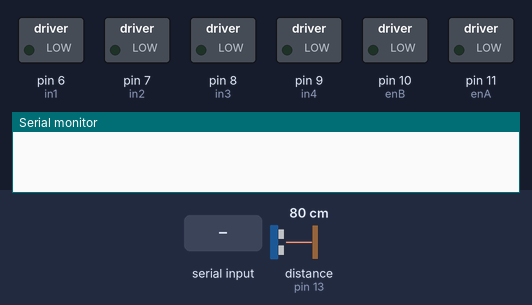
Simulated run of this sketch. Board: Arduino Uno, built with avr-gcc and run on an emulated ATmega328P. Shown: switched loads named in the sketch (green lamp = pin HIGH), the last lines printed to the serial monitor. Wiring (inferred from the names in the program): ultrasonic range finder: trigger pin 12; echo pin 13. Inputs (shaded band) come from the test bench; at power-on: distance to the obstacle (sensor on pin 13) 80 cm. The echo pulse lasts 58.3 µs per cm; pins used as bus, display or sensor lines are not drawn.

Above: at 0.01 s.
At 1.3 s:
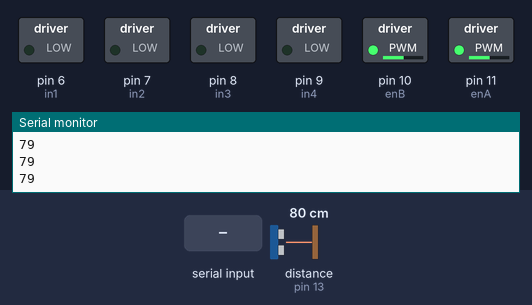
1.4 s: "1" received over the second serial link
Timing chart, 0 to 4.4 s (numbered marks = the images above; inputs shaded):
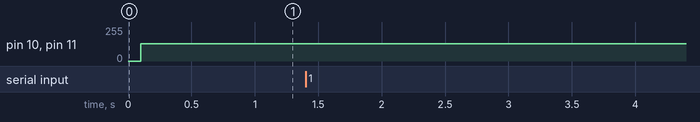

The sketch:

dkxeBlutooth__ml.ino
```cpp
#include <SoftwareSerial.h>
int bluetoothTx = 2; // định nghĩa chân 2 là chân truyền tín hiệu
int bluetoothRx = 3;// định nghĩa chân 3 là chân nhận tín hiệu
SoftwareSerial bluetooth(bluetoothTx, bluetoothRx);

/*-------------------------------------------------------------------*/

/*-------------------------------------------------------------------*/

//định nghĩa chân motor trái
#define enA 11
#define in1 6
#define in2 7

//định nghĩa chân  motor phai
#define enB 10
#define in3 8
#define in4 9

/*------------------------------------------------------------------*/
#define LENGTH 3
const int Trig = 12;     // chân trig của HC-05
const int Echo = 13;     // chân echo của HC-05
int f = 0;               //biến phục vụ việc lưu các biến khoảng cách để đem vào bộ lọc
int input[LENGTH] = {};  //hàm lưu các biến khoảng cách để đem vào bộ lọc
int Distance;           // biến lưu khoảng cách trước khi lọc
int output=1000;       //biến lưu khoảng cách sau khi lọc
/*------------------------------------------------------------------*/

char blue='S';// là vùng nhớ để so sánh kí tự trả về từ app.
char sos='y'; //kí tự báo có vật cản
const int spd=130; // giá trị băm xung( tay ga).
bool isForward = true; // biến trạng thái cho phép đi thẳng

/*----------------------------------------------------------------*/
unsigned long previousMillis_Buzz = 0;  // lưu trữ thời gian trước đó của hàm firstBuzz
unsigned long previousMillis_robot_android = 0; // lưu trữ thời gian trước đó của hàm robot_android

void setup() {
  bluetooth.begin(115200);
  bluetooth.print("$$$");
  delay(100);
  bluetooth.println("U,9600,N");
  bluetooth.begin(9600);
  Serial.begin(9600);

  pinMode(in1, OUTPUT);
  pinMode(in2, OUTPUT);
  pinMode(in3, OUTPUT);
  pinMode(in4, OUTPUT);

  pinMode(Trig, OUTPUT);  // chân trig sẽ phát tín hiệu
  pinMode(Echo, INPUT);   // chân echo sẽ nhận tín hiệu
}

/********************************************************************************/
/*********************************************************************************/
int Buzz() {
  unsigned long Duration; // biến đo thời gian
  //digitalWrite(firstTrig, 0);  // tắt chân trig
  //delayMicroseconds(2);
  digitalWrite(Trig, 1);  // phát xung từ chân trig
  delayMicroseconds(3);   // xung có độ dài 4 microSeconds
  digitalWrite(Trig, 0);  // tắt chân trig
  Duration = pulseIn(Echo, HIGH);
  Distance = int(Duration / 2 / 29.412);
  return Distance;
}

int MA_filter(int input[]) {  //lọc tín hiệu nhiễu
  int sum = 0;
  for (int i = 0; i <= LENGTH; i++) {
    sum = sum + input[i];
  }
  output = sum / LENGTH;
  return output;
}

void readSensor(){
  for (int i = 0; i <= LENGTH; i++) {
    Buzz();
    input[f] = Distance;
    f++;
    delay(4);
  }
  MA_filter(input);
  f = 0;
}


/*liên quan đế điều khiển xe*/
// dieu khien motor trai
void motor_left(int spd, byte dir)
{
   if (dir == 0) // motor trái quay tới
   {
     digitalWrite(in2, LOW);
     digitalWrite(in1, HIGH);
   }
   else if (dir == 1) // motor trái quay lùi
   {
     digitalWrite(in2, HIGH);
     digitalWrite(in1, LOW);
   }
   else if (dir == 2)// motor trái đứng yên
   {
    digitalWrite(in1, LOW);
    digitalWrite(in2,LOW);
    }
   analogWrite(enA, spd );// băm xung cho motor trái
}

// dieu khien motor phai
void motor_right(int spd, byte dir)
{
   if (dir == 0) // motor phải quay tới
   {
     digitalWrite(in4, LOW);
     digitalWrite(in3, HIGH);
   }
   else if (dir == 1)//motor phải quay lùi
   {
     digitalWrite(in4, HIGH);
     digitalWrite(in3, LOW);
   }
   else if (dir ==2)//motor phải dứng lùi
   {
    digitalWrite(in3, LOW);
    digitalWrite(in4, LOW);
    }
   analogWrite(enB, spd );
}

void forw () // chay thang
{
  //Serial.println("motor di thang");
    motor_right(spd-1.25 , 0);
    motor_left( spd , 0);
}

void back () // chay lui
{
  //Serial.println("motor di lui");
    motor_right(spd-1.25 , 1);
    motor_left( spd , 1);
}

void right () // quay phai
{
  //Serial.println("motor cua phai");
    motor_right(spd , 0);
    motor_left( spd , 2);

}
void left () // quay trai
{
  //Serial.println("motor cua trai");
    motor_left( spd , 0);
    motor_right( spd , 2);
}
void leftforw () // quay trai cham
{
  //Serial.println("motor cua trai cham");
    motor_left( spd-20 , 0);
    motor_right( spd , 0);
}
void rightforw () // quai phai cham
{
  //Serial.println("motor cua phai cham ");
    motor_left( spd , 0);
    motor_right( spd-20 , 0);
}
void rightback () // lui phai cham
{
  //Serial.println("motor lui phai cham ");
    motor_left( spd , 1);
    motor_right( spd-20 , 1);
}
void leftback () // lui trai cham
{
  //Serial.println("lui trai cham ");
    motor_left( spd-20 , 1);
    motor_right( spd , 1);
}
void tack()
{
  motor_left( spd , 2);
  motor_right( spd , 2);
}

void robot_android(){
  if ( bluetooth.available() )
  {
      blue =bluetooth.read();
      Serial.println("blue la   ");
      Serial.println(blue);
  }
  if(isForward==true){
    switch (blue){

      case ('S'):
      tack();
      break;
      case ('F'):
      forw();
      break;
      case ('B'):
      back();
      break;
      case ('L'):
      left();
      break;
      case ('R'):
      right();
      break;
      case ('H'):
      leftback();
      break;
      case ('J'):
      rightback();
      break;
      case ('I'):
      rightforw();
      break;
      case ('G'):
      leftforw();
      break;
    }
  }
  if (isForward==false){
    switch (blue){

      case('F'):
      break;
      case ('S'):
      tack();
      break;
      case ('B'):
      back();
      break;
      case ('H'):
      leftback();
      break;
      case ('J'):
      rightback();
      break;
    }
  }
}

void warning() {
  Serial.println(output);
  if ( output <= 26) {
    if(isForward==true){
      while(sos!='x'){
        sos =bluetooth.read();
        tack();
      }
      sos='y';
    }
    isForward = false;
  }
  if(output >= 27){
    isForward = true;
  }
}

void loop() {
  /**Xử lý tín hiệu trên cảm biến HC 05*/

  unsigned long currentMillis = millis();  // lấy thời gian hiện tại
  // thực hiện hàm robot_android với chu kì 200ms
  if (currentMillis - previousMillis_robot_android >= 10) {
    robot_android();  // gọi hàm điều khiển xe
    previousMillis_robot_android = currentMillis;  // cập nhật lại thời gian trước đó
  }
  // thực hiện hàm Buzz với chu kì 100ms
  if (currentMillis - previousMillis_Buzz >= 330) {
    //Buzz();  // gọi hàm đọc cảm biến
    readSensor();
    warning();
    previousMillis_Buzz = currentMillis;  // cập nhật lại thời gian trước đó
  }

}
```
